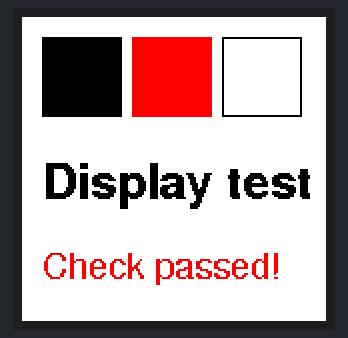
Recording of a program running on a simulated ESP32. Shown: 152×152 colour display. What the program prints to the serial monitor is not drawn.

Above: at 15.2 s.

The program:

main.cpp
```cpp
#include <Arduino.h>

#include "Adafruit_EPD.h"
#include <Fonts/FreeSans9pt7b.h>
#include <Fonts/FreeSansBold12pt7b.h>

#define EPD_DC 17
#define EPD_CS 5
#define EPD_BUSY 4 // can set to -1 to not use a pin (will wait a fixed delay)
#define SRAM_CS -1
#define EPD_RESET 16 // can set to -1 and share with microcontroller Reset!
#define EPD_SPI &SPI // primary SPI
#define POWERPIN 22 // testjig has 3V3 of the driver pcb connected to pin 22 to be able to turn it on and off

// 1.54" EPD 152x152
// Adafruit_IL0373 display(152, 152, EPD_DC, EPD_RESET, EPD_CS, SRAM_CS, EPD_BUSY, EPD_SPI);
Adafruit_SSD1619 display(152, 152, EPD_DC, EPD_RESET, EPD_CS, SRAM_CS, EPD_BUSY, EPD_SPI);

// or when you use custom SPI pins:
// Adafruit_SSD1619 display(int width, int height, int16_t SID, int16_t SCLK, int16_t DC, int16_t RST, int16_t CS, int16_t SRCS, int16_t MISO,	int16_t BUSY);

// You will need to install the Adafruit_EPD and Adafruit_GFX library to run this script.

// To draw on the display, you can use all drawing functions from the Adafruit GFX library
// https://learn.adafruit.com/adafruit-gfx-graphics-library/overview
// other examples: https://github.com/adafruit/Adafruit_EPD/tree/master/examples

void updateDisplay() {
	Serial.println("Start updating display");
	display.begin();

	display.setRotation(2);
	display.clearBuffer();
	display.fillScreen(EPD_WHITE);

	display.fillRect(10, 10, 40, 40, EPD_BLACK);
	display.fillRect(55, 10, 40, 40, EPD_RED);
	display.drawRect(100, 10, 40, 40, EPD_BLACK);

	display.setFont(&FreeSansBold12pt7b);
	display.setTextColor(EPD_BLACK);
	display.setCursor(10, 90);
	display.print("Display test");

	display.setFont(&FreeSans9pt7b);
	display.setTextColor(EPD_RED);
	display.setCursor(10, 130);
	display.print("Check passed!");

	display.display();
	Serial.println("Finished updating display");
}

void powerOn() {
	pinMode(POWERPIN, OUTPUT);
	digitalWrite(POWERPIN, HIGH);
	delay(100);
}

void powerOff() {
	pinMode(MISO, INPUT);
	pinMode(MOSI, INPUT);
	pinMode(EPD_DC,INPUT);
	pinMode(EPD_CS, INPUT);
	pinMode(EPD_BUSY, INPUT);
	pinMode(EPD_RESET, INPUT);
	pinMode(SCK, INPUT);
	digitalWrite(POWERPIN, LOW);
}

void setup() {
	Serial.begin(115200);
	powerOn();
	updateDisplay();
	powerOff();
}

void loop() {

}
```
